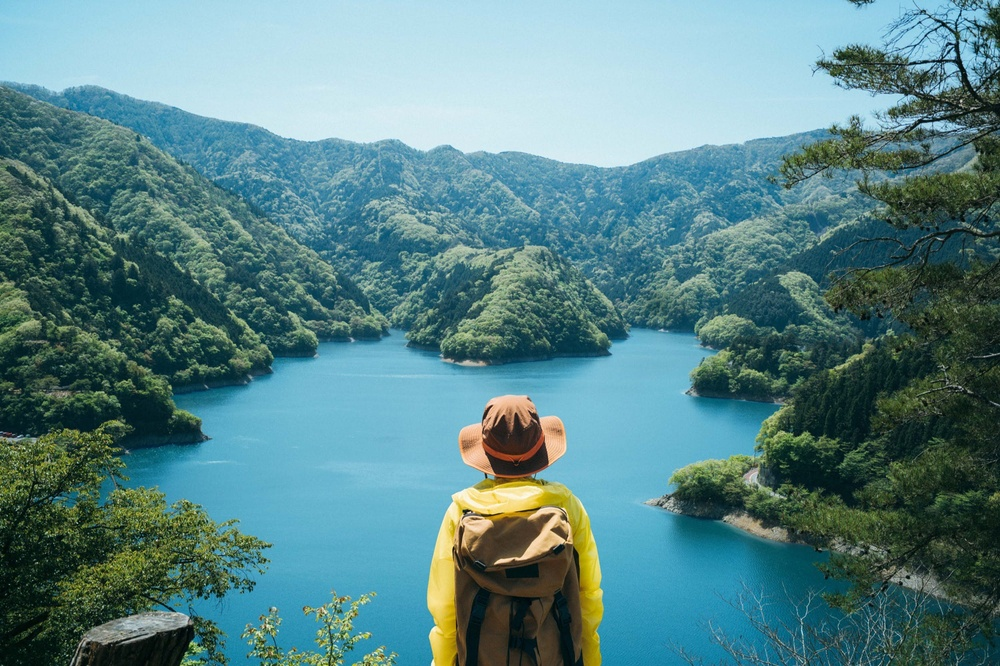
#> input picture lab2/nature.jpg, 1000 x 666 px, shrunk from 2500 x 1666 before the run
$ python Blurring_Filters.py
#> lines starting #> are read from the running program, lines starting #| are printed output that depends on the picture
### lab2/functions.py
import cv2 as cv
import matplotlib.pyplot as plt
import numpy as np

def read_image(path):

    # Reads an image from the specified file path.
    # Parameters:
    # path (str): The file path to the image.
    # Returns:
    # numpy.ndarray: The image read from the file, or None if the image could not be loaded.

#> called with path = 'nature.jpg'
    return cv.imread(path)
#> returned value is the input picture: shape (666, 1000, 3); mean B, G, R 134.4, 131.5, 88.7

def transform_to_gray(image):

    # Converts a color image to grayscale.
    # Parameters:
    # image (numpy.ndarray): The input color image in RGB format.
    # Returns:
    # numpy.ndarray: The grayscale version of the input image.

    return cv.cvtColor(image, cv.COLOR_RGB2GRAY)
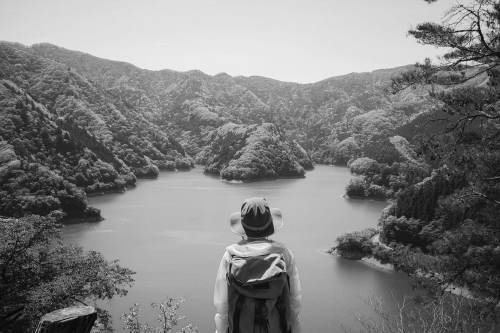
#> returned value: shape (666, 1000) (shown at 1/2 size); min 2, max 251, mean 127.4

# [205 lines left out: functions apply_negative_transform_1, apply_negative_transform_2, plot_Histogram, plot_Histogram2, plot_Histogram3, histogram_stretching and 4 more, not called in this run]

def plot4img(img1,img2,img3,img4,title1,title2,title3,title4,title):
    plt.figure(title)
    plt.subplot(2, 2, 1)
    plt.imshow(img1, cmap='gray')
    plt.title(title1)
    plt.axis('off')

    plt.subplot(2, 2, 2)
    plt.imshow(img2, cmap='gray')
    plt.title(title2)
    plt.axis('off')

    plt.subplot(2, 2, 3)
    plt.imshow(img3, cmap='gray')
    plt.title(title3)
    plt.axis('off')

    plt.subplot(2, 2, 4)
    plt.imshow(img4, cmap='gray')
    plt.title(title4)
    plt.axis('off')
    plt.tight_layout()

# [21 lines left out: functions sobel_edge_detection, canny_edge_detection, laplacian_edge_detection, not called in this run]

### lab2/Blurring_Filters.py
import cv2 as cv
import matplotlib.pyplot as plt
import numpy as np
import skimage.util as ski
import functions

def main():


    # Read the original image and convert it to grayscale
    img = functions.read_image('nature.jpg')
    im_gray = functions.transform_to_gray(img)

    # Add Gaussian noise
    gauss_noise_img = ski.random_noise(im_gray, mode='gaussian', mean=0, var=0.1)
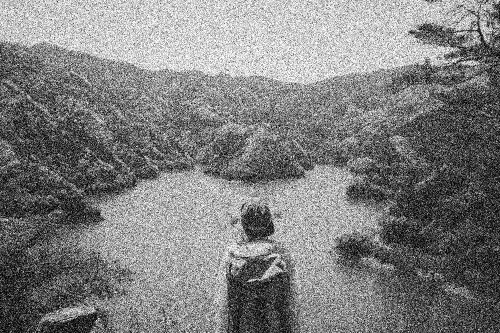
#> gauss_noise_img: shape (666, 1000) float64 (shown at 1/2 size); min 0, max 1, mean 0.499
    gauss_noise_img = (255 * gauss_noise_img).astype(np.uint8)

    # Add Salt & Pepper noise
    sp_noise_img = ski.random_noise(im_gray, mode='s&p', amount=0.25)
    sp_noise_img = (255 * sp_noise_img).astype(np.uint8)

    ######################################################################################
    ## Average Filter
    # Apply Average Filter 5x5
    avg_gauss1 = cv.blur(gauss_noise_img, (5,5))
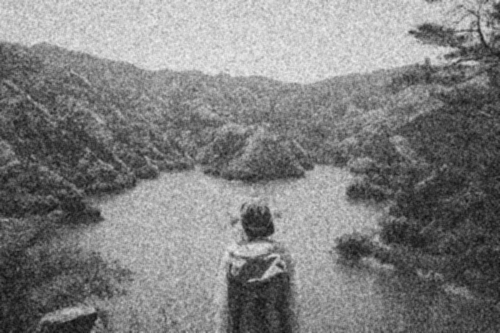
#> avg_gauss1: shape (666, 1000) (shown at 1/2 size); min 5, max 246, mean 126.9
    avg_sp1 = cv.blur(sp_noise_img, (5, 5))

    functions.plot4img(img1=gauss_noise_img,img2=sp_noise_img,img3=avg_gauss1,img4=avg_sp1,title1='Gaussian noise',
     title2='Salt & Pepper noise',title3='Average Filter 5x5',title4='Average Filter 5x5',title='Average Filter 5x5 for two types of Noise'
    )
    # try different Filter with different dimension
    # Apply Average Filter 3x3
    avg_gauss2 = cv.blur(gauss_noise_img, (3,3))
    avg_sp2 = cv.blur(sp_noise_img, (3,3))

    # Apply Average Filter 11x11
    avg_gauss3 = cv.blur(gauss_noise_img, (11, 11))
    avg_sp3 = cv.blur(sp_noise_img, (11, 11))
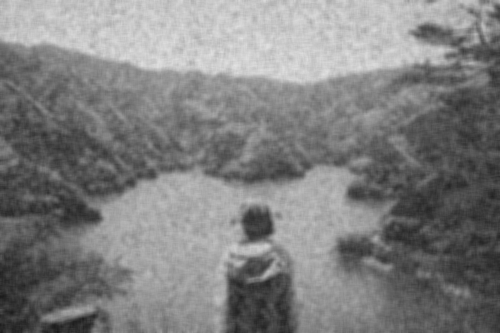
#> avg_sp3: shape (666, 1000) (shown at 1/2 size); min 23, max 228, mean 127.4

    # Apply Average Filter 21x21
    avg_gauss4 = cv.blur(gauss_noise_img, (21, 21))
    avg_sp4 = cv.blur(sp_noise_img, (21, 21))

    functions.plot4img(img1=avg_gauss2,img2=avg_gauss1,img3=avg_gauss3,img4=avg_gauss4,title1='3x3 Filter',
     title2='5x5 Filter',title3='11x11 Filter',title4='21x21 Filter',title='Different Size Average Filter'
    )

    # ######################################################################################
    # ## Apply Median Filter
    # # Apply Median Filter 5x5
    median_gauss1 = cv.medianBlur(gauss_noise_img, 5)
    median_sp1 = cv.medianBlur(sp_noise_img, 5)

    functions.plot4img(img1=gauss_noise_img,img2=sp_noise_img,img3=median_gauss1,img4=median_sp1,title1='Gaussian noise',
     title2='Salt & Pepper noise',title3='Median Filter 5x5',title4='Median Filter 5x5',title='Median Filter'
    )
    # try different Filter with different dimension
    # Apply Median Filter 3x3
    median_gauss2 = cv.medianBlur(gauss_noise_img, 3)
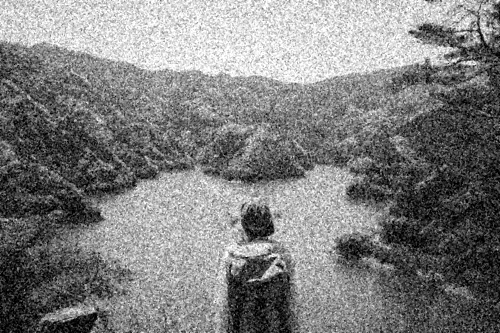
#> median_gauss2: shape (666, 1000) (shown at 1/2 size); min 0, max 255, mean 126.7
    median_sp2 = cv.medianBlur(sp_noise_img, 3)

    # Apply Median Filter 11x11
    median_gauss3 = cv.medianBlur(gauss_noise_img, 11)
    median_sp3 = cv.medianBlur(sp_noise_img, 11)

    # Apply Median Filter 21x21
    median_gauss4 = cv.medianBlur(gauss_noise_img, 21)
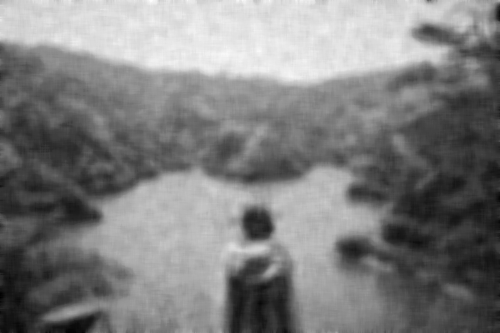
#> median_gauss4: shape (666, 1000) (shown at 1/2 size); min 0, max 253, mean 126.7
    median_sp4 = cv.medianBlur(sp_noise_img, 21)

    functions.plot4img(img1=median_sp2,img2=median_sp1,img3=median_sp3,img4=median_sp4,title1='3x3 Filter',
     title2='5x5 Filter',title3='11x11 Filter',title4='21x21 Filter',title='Different Size Median Filter'
    )
    # ######################################################################################
    # ## Apply Gaussian Filter
    # # Apply Gaussian Filter 5x5
    gaussian_gauss1 = cv.GaussianBlur(gauss_noise_img, (5, 5), 0)
    gaussian_sp1 = cv.GaussianBlur(sp_noise_img, (5, 5), 0)
    # The last parameter is our sigma, the standard deviation of the Gaussian distribution. ...
    # By setting this value to 0, we are instructing OpenCV to automatically compute sigma based on...
    # our kernel size.
    functions.plot4img(img1=gauss_noise_img,img2=sp_noise_img,img3=gaussian_gauss1,img4=gaussian_sp1,title1='Gaussian noise',
     title2='Salt & Pepper noise',title3='Gaussian Filter 5x5',title4='Gaussian Filter 5x5',title='Gaussian Filter'
    )
    # try different Filter with different dimension
    # Apply Gaussian Filter 3x3
    gaussian_gauss2 = cv.GaussianBlur(gauss_noise_img, (3, 3), 0)
    gaussian_sp2 = cv.GaussianBlur(sp_noise_img, (3, 3), 0)

    # Apply Gaussian Filter 11x11
    gaussian_gauss3 = cv.GaussianBlur(gauss_noise_img, (11, 11), 0)
    gaussian_sp3 = cv.GaussianBlur(sp_noise_img, (11, 11), 0)

    # Apply Gaussian Filter 21x21
    gaussian_gauss4 = cv.GaussianBlur(gauss_noise_img, (21, 21), 0)
    gaussian_sp4 = cv.GaussianBlur(sp_noise_img, (21, 21), 0)

    functions.plot4img(img1=gaussian_sp2,img2=gaussian_sp1,img3=gaussian_sp3,img4=gaussian_sp4,title1='3x3 Filter',
     title2='5x5 Filter',title3='11x11 Filter',title4='21x21 Filter',title='Different Size Gaussian Filter'
    )

    # ######################################################################################
    # ## Apply Bilateral Filter
    # # Apply Bilateral Filter 5x5
    bilateral_gauss1 = cv.bilateralFilter(gauss_noise_img, 5, 75, 75)
    bilateral_sp1 = cv.bilateralFilter(sp_noise_img, 5, 75, 75)

    functions.plot4img(img1=gauss_noise_img,img2=sp_noise_img,img3=bilateral_gauss1,img4=bilateral_sp1,title1='Gaussian noise',
     title2='Salt & Pepper noise',title3='Bilateral Filter 5x5',title4='Bilateral Filter 5x5',title='Bilateral Filter'
    )
    # try different Filter with different dimension
    # Apply Gaussian Filter 3x3
    bilateral_gauss2 = cv.bilateralFilter(gauss_noise_img, 3, 75, 75)
    bilateral_sp2 = cv.bilateralFilter(sp_noise_img, 3, 75, 75)

    # Apply Gaussian Filter 11x11
    bilateral_gauss3 = cv.bilateralFilter(gauss_noise_img, 11, 75, 75)
    bilateral_sp3 = cv.bilateralFilter(sp_noise_img, 11, 75, 75)

    # Apply Gaussian Filter 21x21
    bilateral_gauss4 = cv.bilateralFilter(gauss_noise_img, 21, 75, 75)
    bilateral_sp4 = cv.bilateralFilter(sp_noise_img, 21, 75, 75)
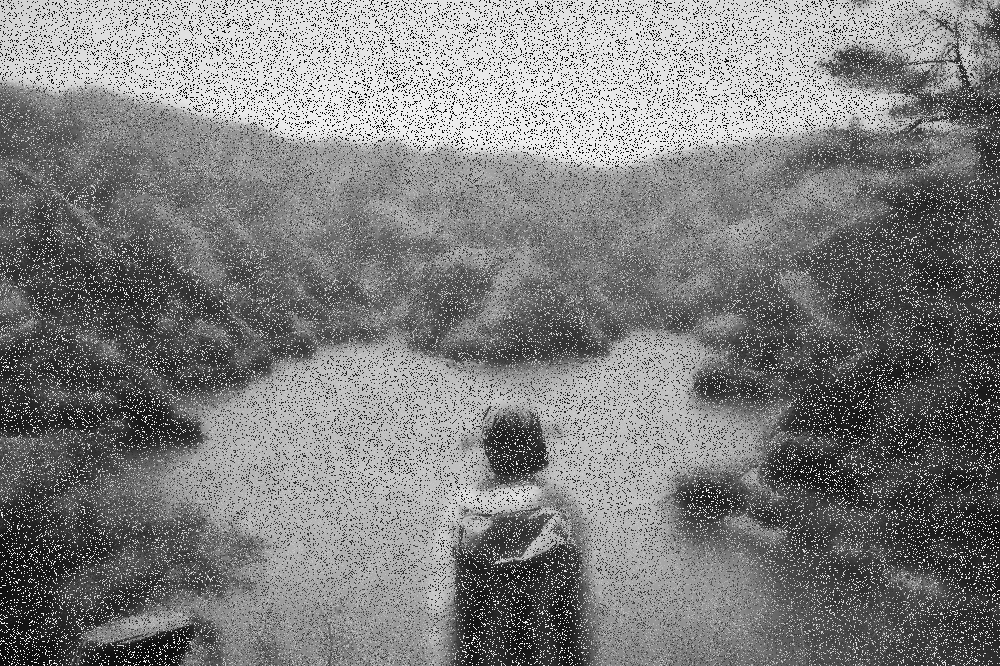
#> bilateral_sp4: shape (666, 1000); min 7, max 248, mean 126.9

    functions.plot4img(img1=bilateral_sp2,img2=bilateral_sp1,img3=bilateral_sp3,img4=bilateral_sp4,title1='3x3 Filter',
     title2='5x5 Filter',title3='11x11 Filter',title4='21x21 Filter',title='Different Size Bilateral Filter'
    )

    plt.show()


main()

$ run again, with lab2/butterfly.jpg copied over lab2/nature.jpg
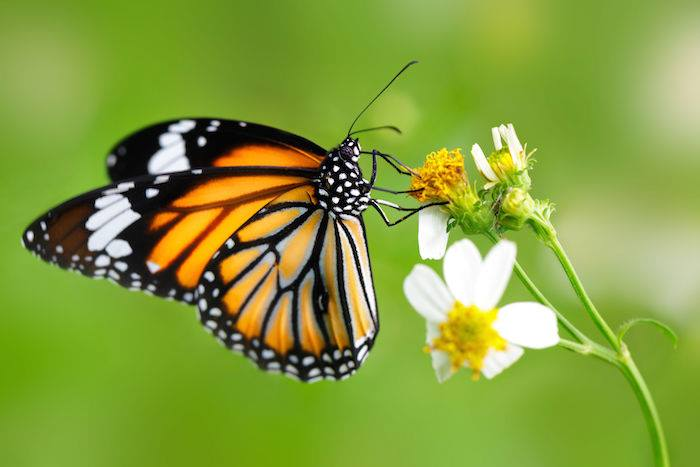
#> input picture lab2/butterfly.jpg, 700 x 467 px
#> in read_image, returned value is the input picture: shape (467, 700, 3); mean B, G, R 61.4, 157.8, 133.6
#> in main, `bilateral_gauss3 = cv.bilateralFilter(gauss_noise_img, 11, 75, 75)`:
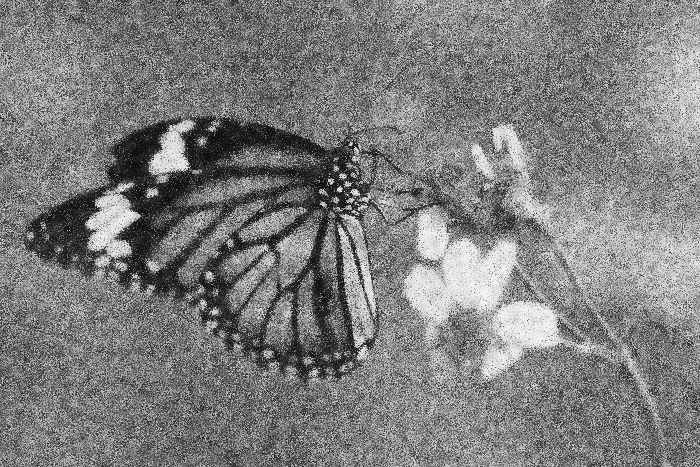
#> bilateral_gauss3: shape (467, 700); min 11, max 246, mean 125.9
#> in main, `bilateral_sp4 = cv.bilateralFilter(sp_noise_img, 21, 75, 75)`:
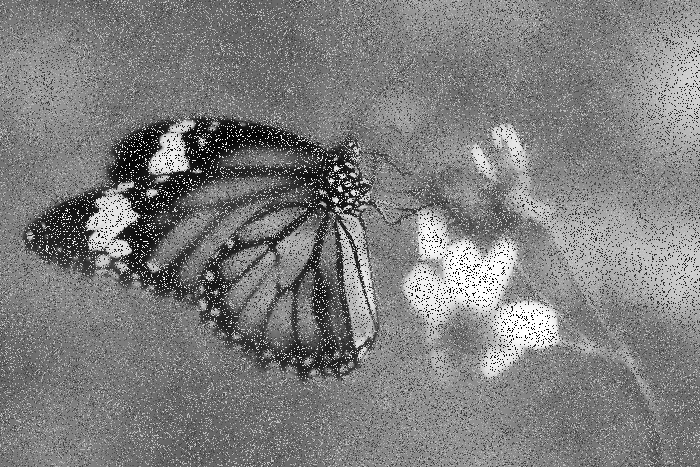
#> bilateral_sp4: shape (467, 700); min 4, max 255, mean 126.3

$ run again, with lab2/edgeflower.jpg copied over lab2/nature.jpg
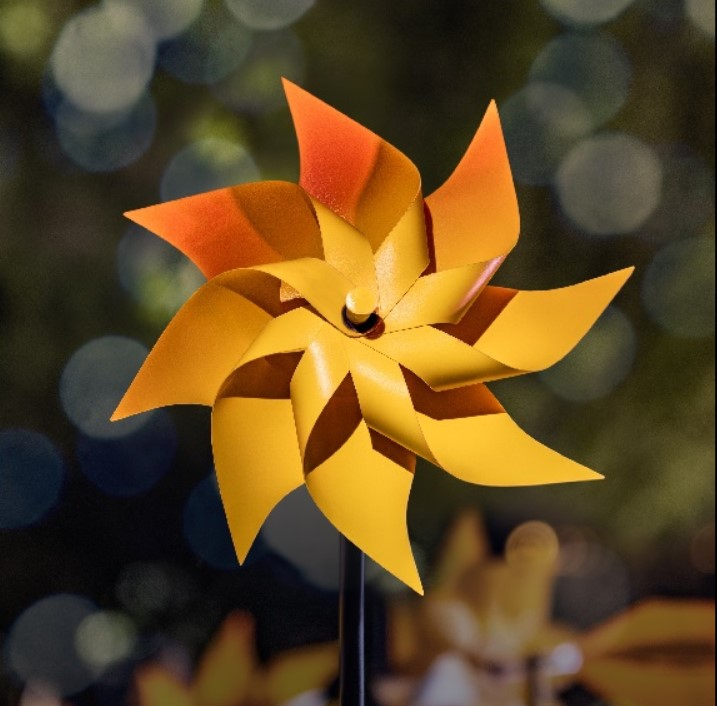
#> input picture lab2/edgeflower.jpg, 717 x 706 px
#> in read_image, returned value is the input picture: shape (706, 717, 3); mean B, G, R 35, 71.9, 95.6
#> in main, `median_gauss4 = cv.medianBlur(gauss_noise_img, 21)`:
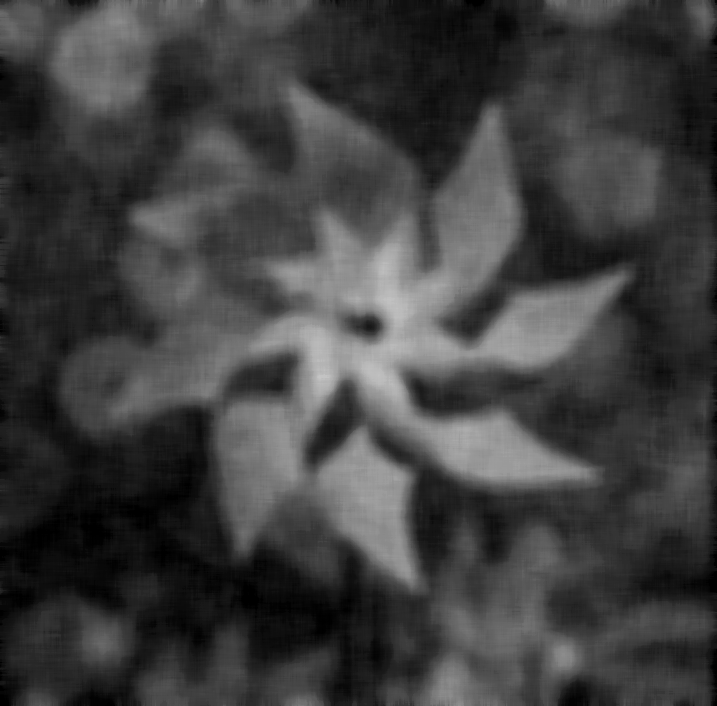
#> median_gauss4: shape (706, 717); min 0, max 197, mean 62.9
#> in main, `bilateral_sp4 = cv.bilateralFilter(sp_noise_img, 21, 75, 75)`:
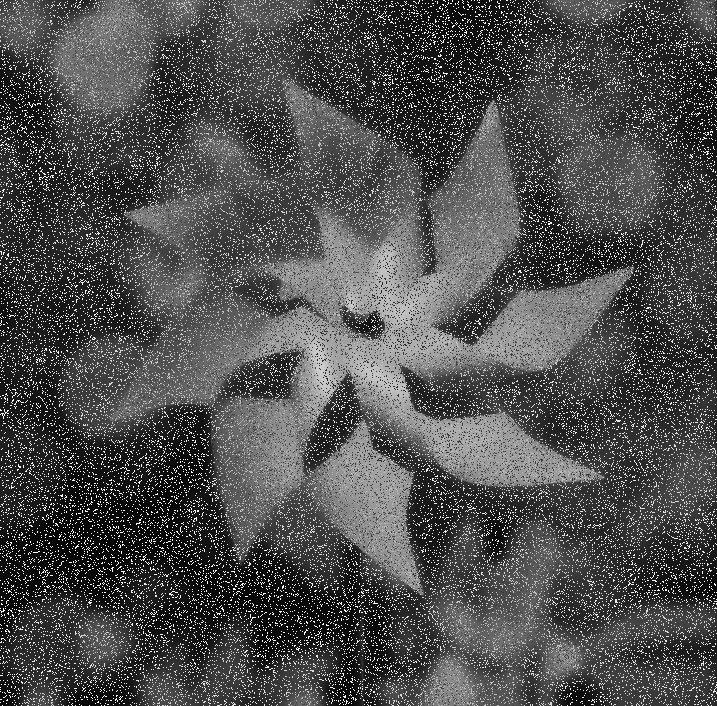
#> bilateral_sp4: shape (706, 717); min 6, max 251, mean 77.9
